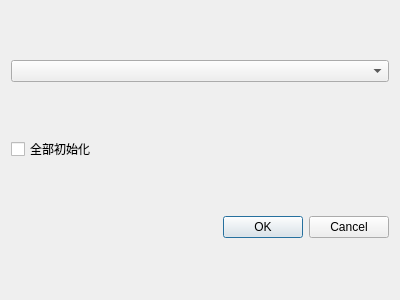
<?xml version="1.0" encoding="UTF-8"?>
<ui version="4.0">
 <class>ModInitUI</class>
 <widget class="QDialog" name="ModInitUI">
  <property name="geometry">
   <rect>
    <x>0</x>
    <y>0</y>
    <width>400</width>
    <height>300</height>
   </rect>
  </property>
  <property name="windowTitle">
   <string>Dialog</string>
  </property>
  <layout class="QVBoxLayout" name="verticalLayout">
   <item>
    <widget class="QComboBox" name="comboBox"/>
   </item>
   <item>
    <widget class="QCheckBox" name="checkBox">
     <property name="text">
      <string>全部初始化</string>
     </property>
    </widget>
   </item>
   <item>
    <widget class="QDialogButtonBox" name="buttonBox">
     <property name="orientation">
      <enum>Qt::Horizontal</enum>
     </property>
     <property name="standardButtons">
      <set>QDialogButtonBox::Cancel|QDialogButtonBox::Ok</set>
     </property>
    </widget>
   </item>
  </layout>
 </widget>
 <resources/>
 <connections>
  <connection>
   <sender>buttonBox</sender>
   <signal>accepted()</signal>
   <receiver>ModInitUI</receiver>
   <slot>accept()</slot>
   <hints>
    <hint type="sourcelabel">
     <x>227</x>
     <y>227</y>
    </hint>
    <hint type="destinationlabel">
     <x>157</x>
     <y>274</y>
    </hint>
   </hints>
  </connection>
  <connection>
   <sender>buttonBox</sender>
   <signal>rejected()</signal>
   <receiver>ModInitUI</receiver>
   <slot>reject()</slot>
   <hints>
    <hint type="sourcelabel">
     <x>295</x>
     <y>233</y>
    </hint>
    <hint type="destinationlabel">
     <x>286</x>
     <y>274</y>
    </hint>
   </hints>
  </connection>
 </connections>
</ui>
